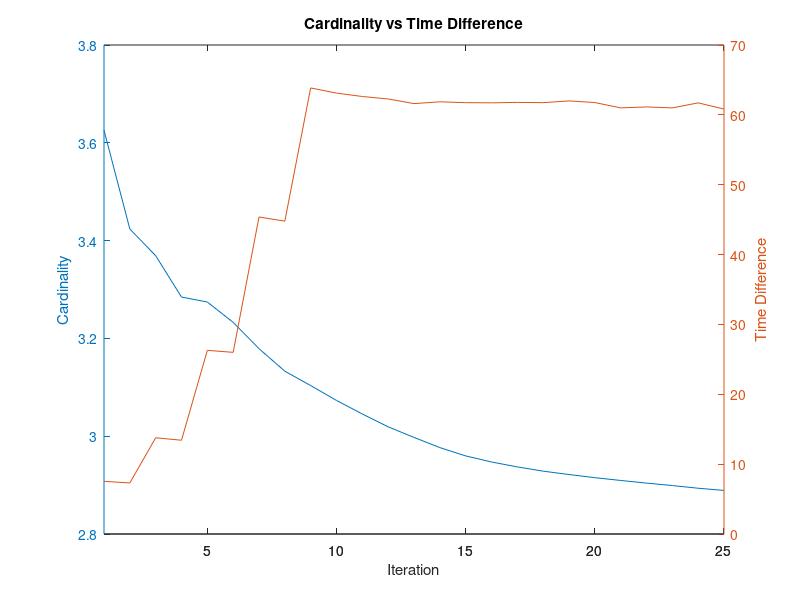
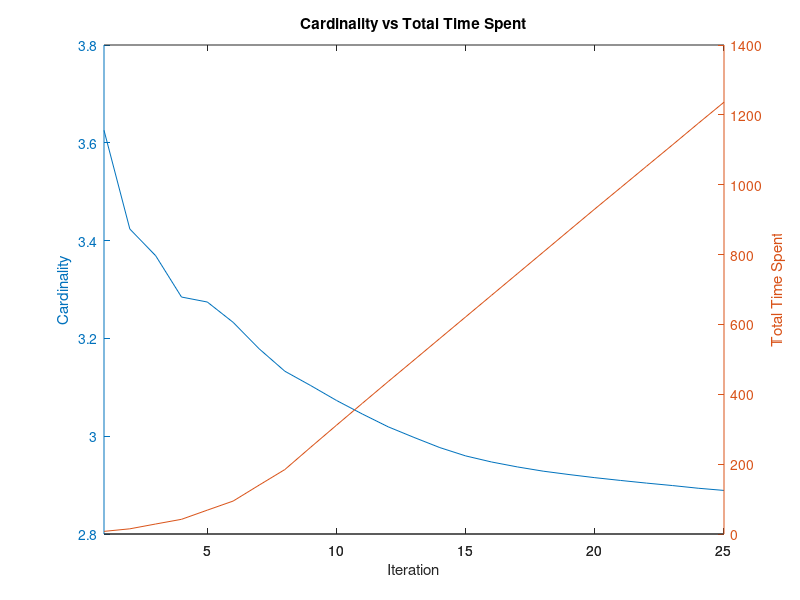
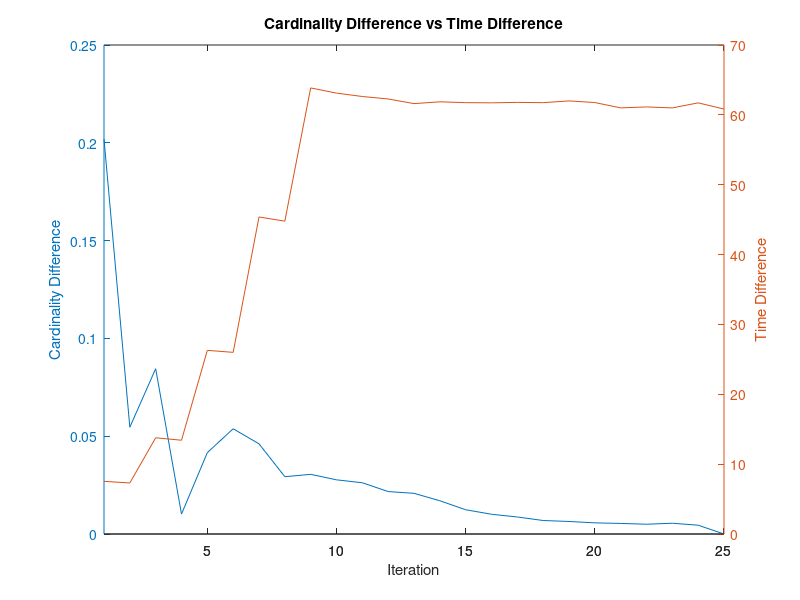
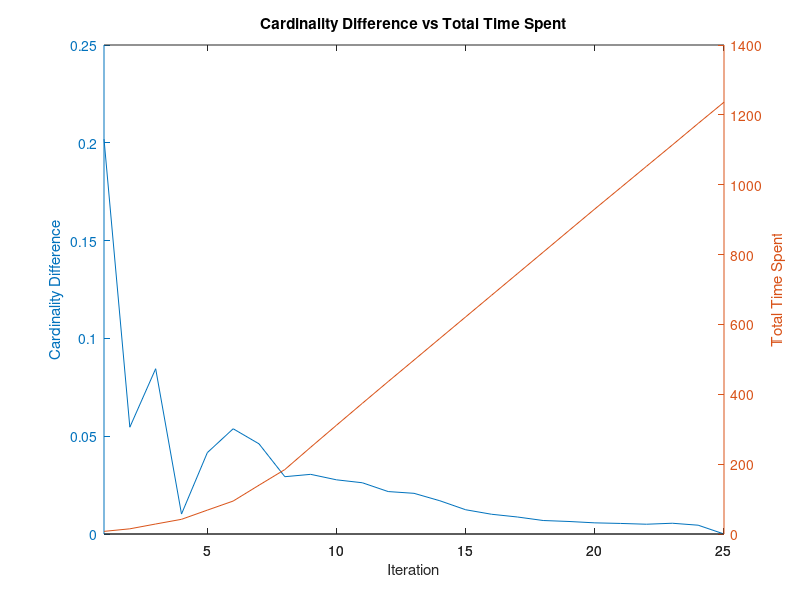

These charts were generated, in order, by the following MATLAB code:
clear all;
clc;
close all;

load('cardinality_data/cardinalities.mat');
load('cardinality_data/timediffs.mat');

data_size = size(cardinalities);

card_diff = zeros(data_size);
total_timediffs = zeros(data_size);

card_diff(1:data_size - 1) = abs(diff(cardinalities));

for i = 1:data_size
    total_timediffs(i) = sum(timediffs(1:i));
end

x = 1:data_size;
p1 = plotyy(x, cardinalities, x, timediffs);

title('Cardinality vs Time Difference')
xlabel('Iteration')
ylabel(p1(1),'Cardinality') % left y-axis 
ylabel(p1(2),'Time Difference') % right y-axis
print('cardinality_cost_outputs/cardinality_cost_outputscard-timediff','-dpng');

figure,
p2 = plotyy(x, cardinalities, x, total_timediffs);
title('Cardinality vs Total Time Spent')
xlabel('Iteration')
ylabel(p2(1),'Cardinality') % left y-axis 
ylabel(p2(2),'Total Time Spent') % right y-axis
print('cardinality_cost_outputs/card-totaltime','-dpng');

figure,
p3 = plotyy(x, card_diff, x, timediffs);
title('Cardinality Difference vs Time Difference')
xlabel('Iteration')
ylabel(p3(1),'Cardinality Difference') % left y-axis 
ylabel(p3(2),'Time Difference') % right y-axis
print('cardinality_cost_outputs/card-diff-timediff','-dpng');

figure,
p4 = plotyy(x, card_diff, x, total_timediffs);
title('Cardinality Difference vs Total Time Spent')
xlabel('Iteration')
ylabel(p4(1),'Cardinality Difference') % left y-axis 
ylabel(p4(2),'Total Time Spent') % right y-axis
print('cardinality_cost_outputs/card-diff-totaltime','-dpng');